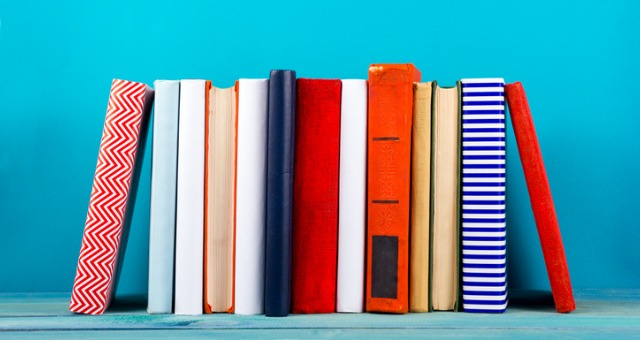
#> input picture bluring/book.jpg, 640 x 340 px
$ python edge_color_canny.py
#> lines starting #> are read from the running program, lines starting #| are printed output that depends on the picture; after the words box and inside, x2 and y2 are one past the last pixel; in counts of white or black regions, pixels touching at a corner belong together
import cv2

def onTrackbar(th):
    rep_edge = cv2.GaussianBlur(rep_gray, (5,5), 0)
    rep_edge = cv2.Canny(rep_edge, th, th*2, 5)
    h, w = image.shape[:2]
    cv2.rectangle(rep_edge, (0,0,w,h), 255, -1)
    color_edge = cv2.bitwise_and(rep_image, rep_image, mask=rep_edge)
    cv2.imshow("color edge", color_edge)

image = cv2.imread("book.jpg", cv2.IMREAD_COLOR)
#> image is the input picture: shape (340, 640, 3); mean B, G, R 164.8, 150.7, 92.7
if image is None: raise Exception("Error")

th = 50
rep_image = cv2.repeat(image, 1, 2)
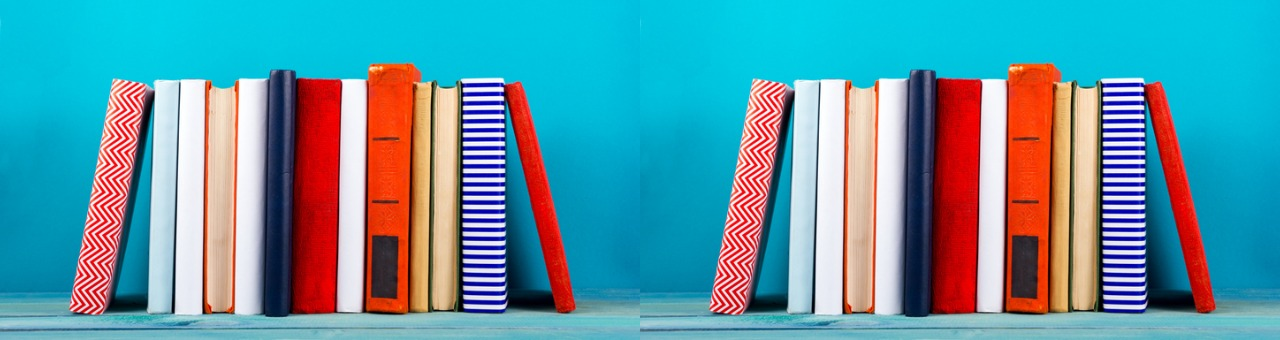
#> rep_image: shape (340, 1280, 3); mean B, G, R 164.8, 150.7, 92.7
rep_gray = cv2.cvtColor(rep_image, cv2.COLOR_BGR2GRAY)
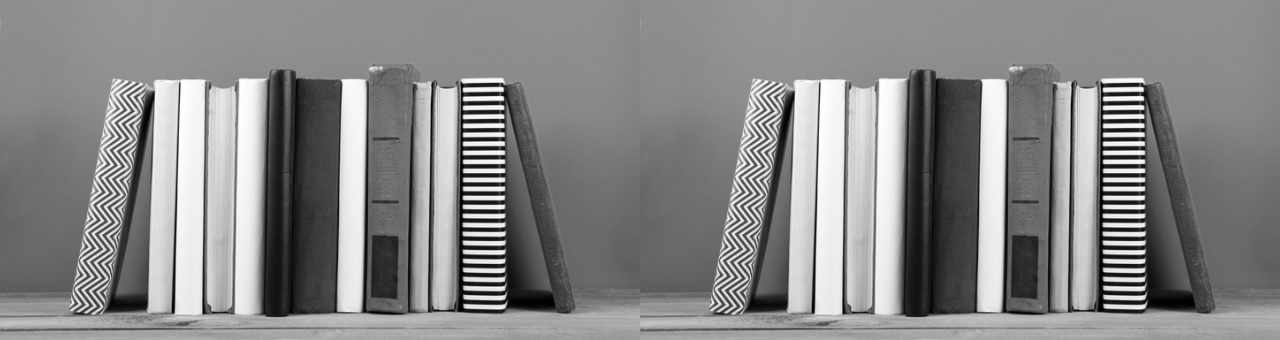
#> rep_gray: shape (340, 1280); min 0, max 255, mean 134.9

cv2.namedWindow("color edge", cv2.WINDOW_AUTOSIZE)
cv2.createTrackbar("Canny th", "color edge", th, 100, onTrackbar)
onTrackbar(th)
#> in onTrackbar, `rep_edge = cv2.GaussianBlur(rep_gray, (5,5), 0)`:
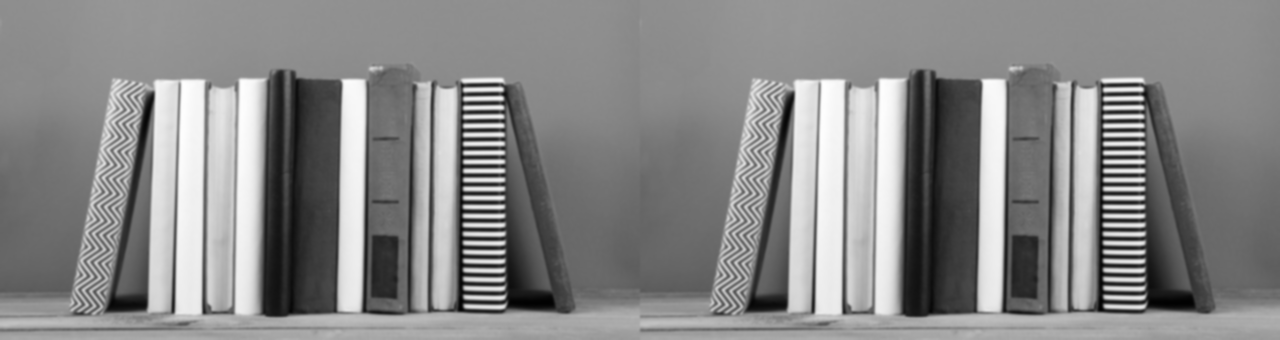
#> rep_edge: shape (340, 1280); min 2, max 254, mean 134.9
#> in onTrackbar, `rep_edge = cv2.Canny(rep_edge, th, th*2, 5)`:
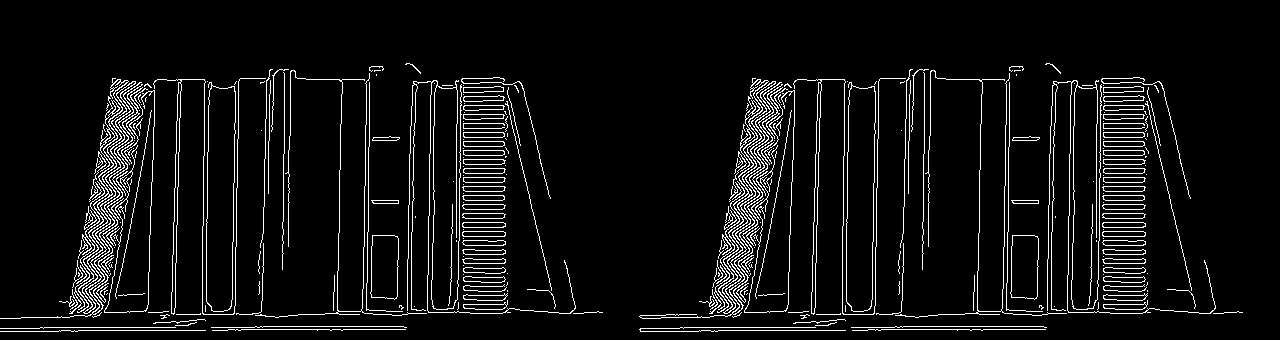
#> rep_edge: shape (340, 1280); 6.4% white in thin lines or dots, all inside (x1, y1, x2, y2) = (0, 63, 1243, 332)
#> in onTrackbar, `cv2.rectangle(rep_edge, (0,0,w,h), 255, -1)`:
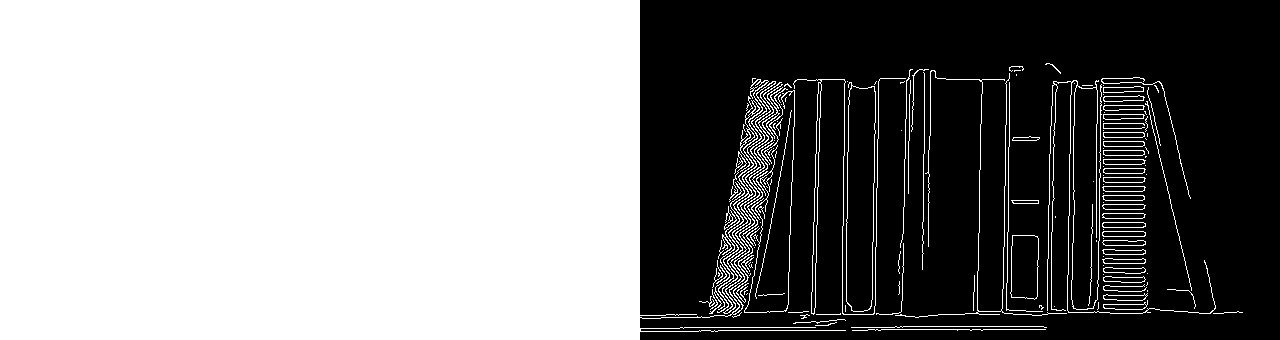
#> rep_edge: shape (340, 1280); 53.2% white; 2 black regions, box (x1, y1, x2, y2) and area: (640, 0, 1280, 340) 203651, (1013, 201, 1038, 203) 49
#> in onTrackbar, `color_edge = cv2.bitwise_and(rep_image, rep_image, mask=rep_edge)`:
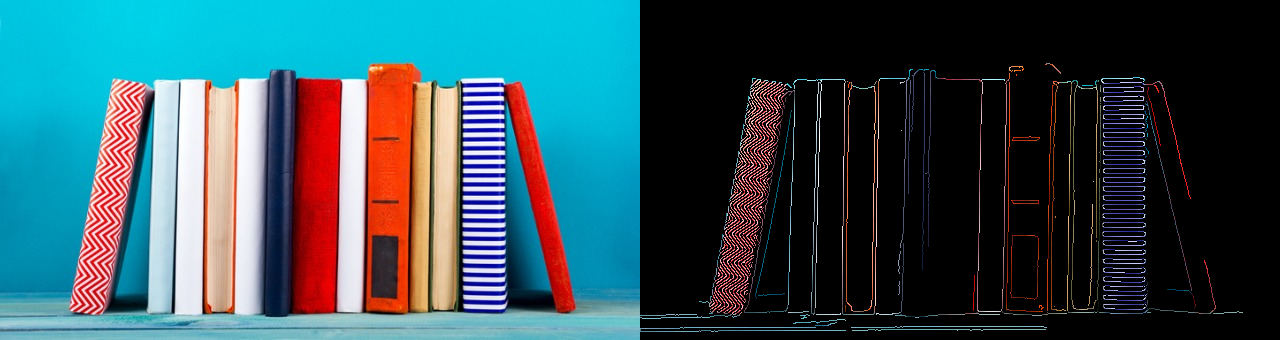
#> color_edge: shape (340, 1280, 3); mean B, G, R 86.7, 79.2, 51.3
cv2.waitKey(0)

$ run again, with bluring/cat.jpg copied over bluring/book.jpg
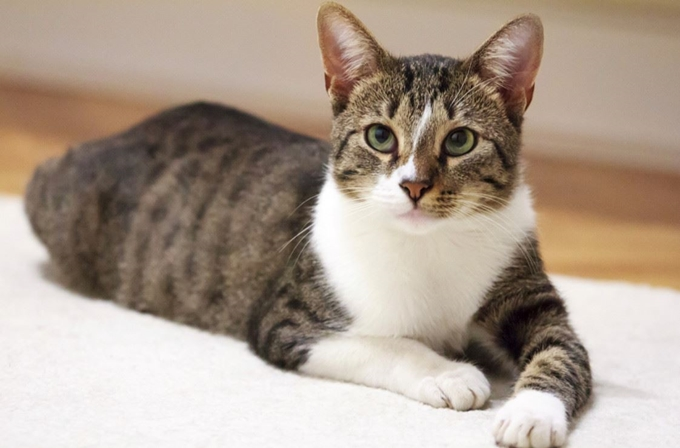
#> input picture bluring/cat.jpg, 680 x 448 px
#> image is the input picture: shape (448, 680, 3); mean B, G, R 143.6, 157.3, 172.9
#> in onTrackbar, `rep_edge = cv2.Canny(rep_edge, th, th*2, 5)`:
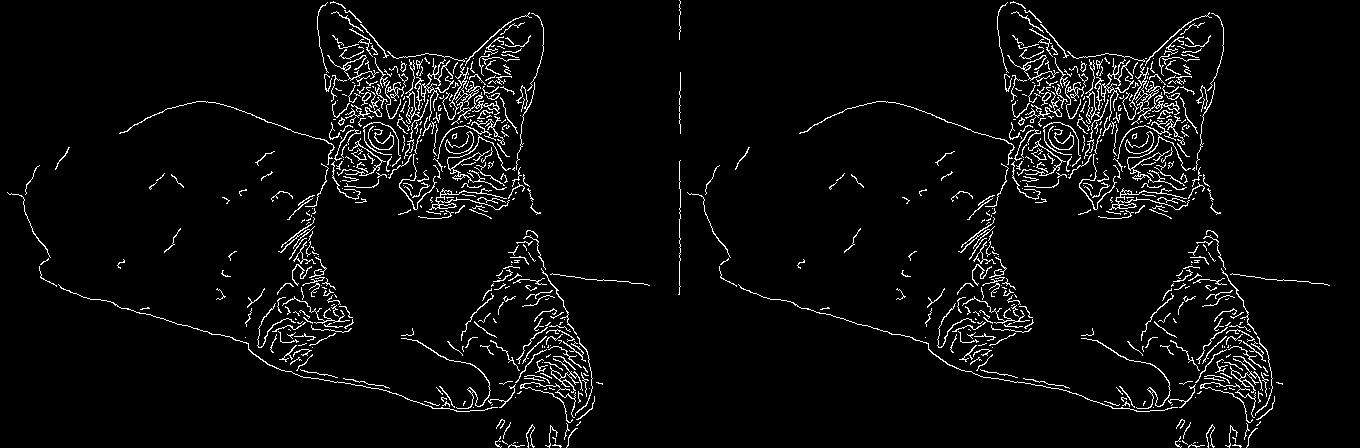
#> rep_edge: shape (448, 1360); 4.5% white in thin lines or dots
#> in onTrackbar, `color_edge = cv2.bitwise_and(rep_image, rep_image, mask=rep_edge)`:
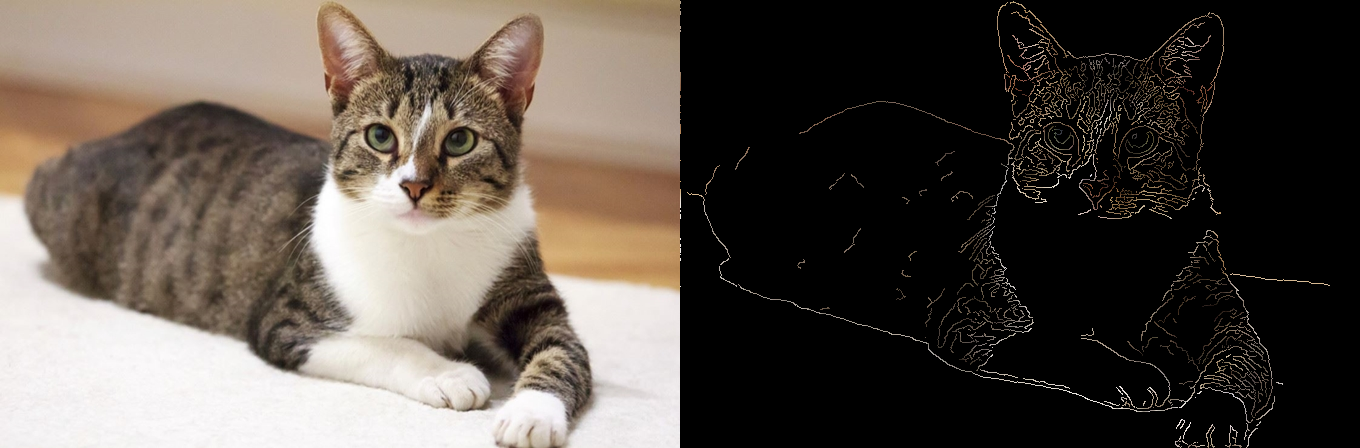
#> color_edge: shape (448, 1360, 3); mean B, G, R 73.9, 81.1, 89.3
